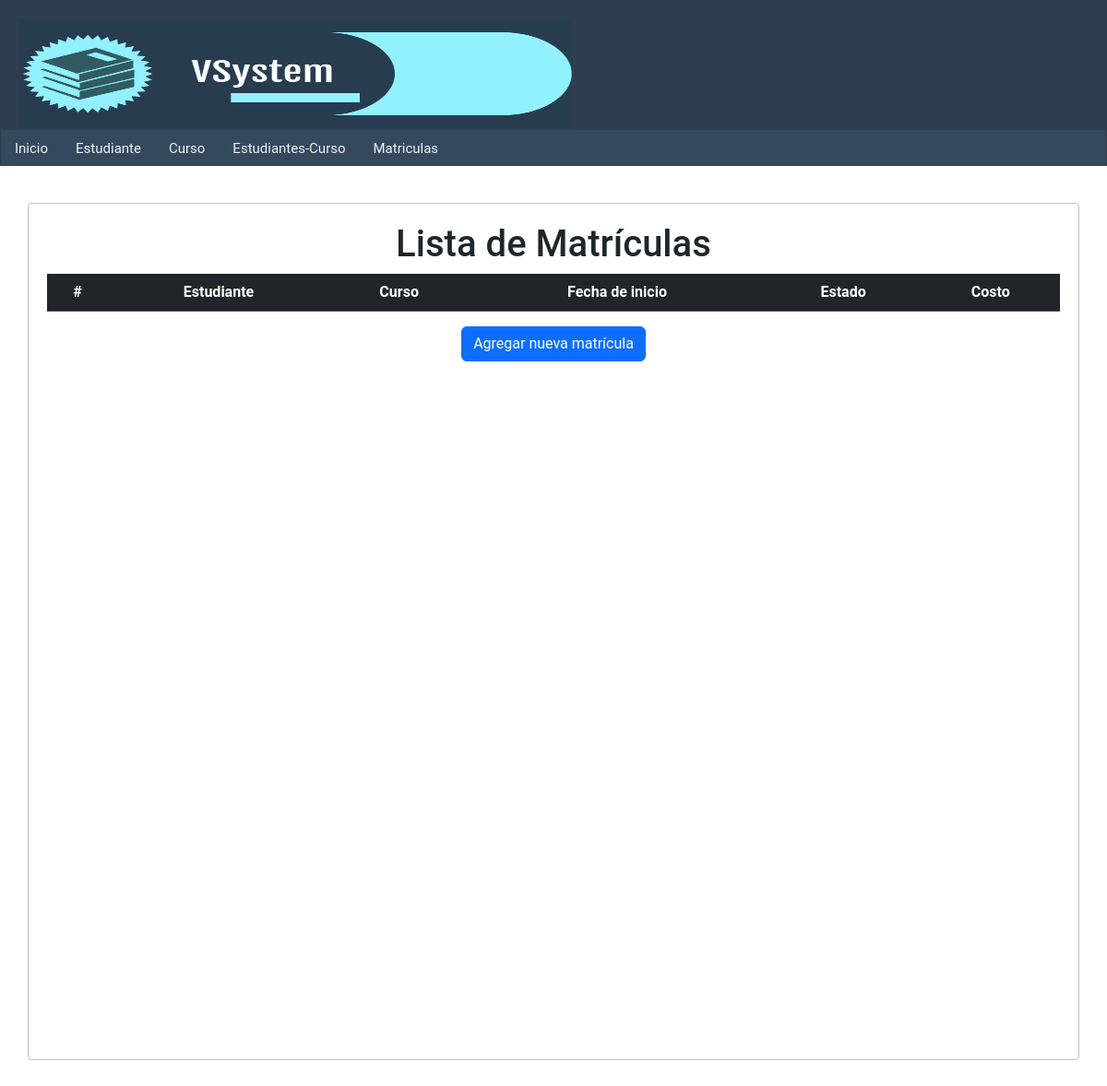
The page /matriculas/ on the database as committed earlier.
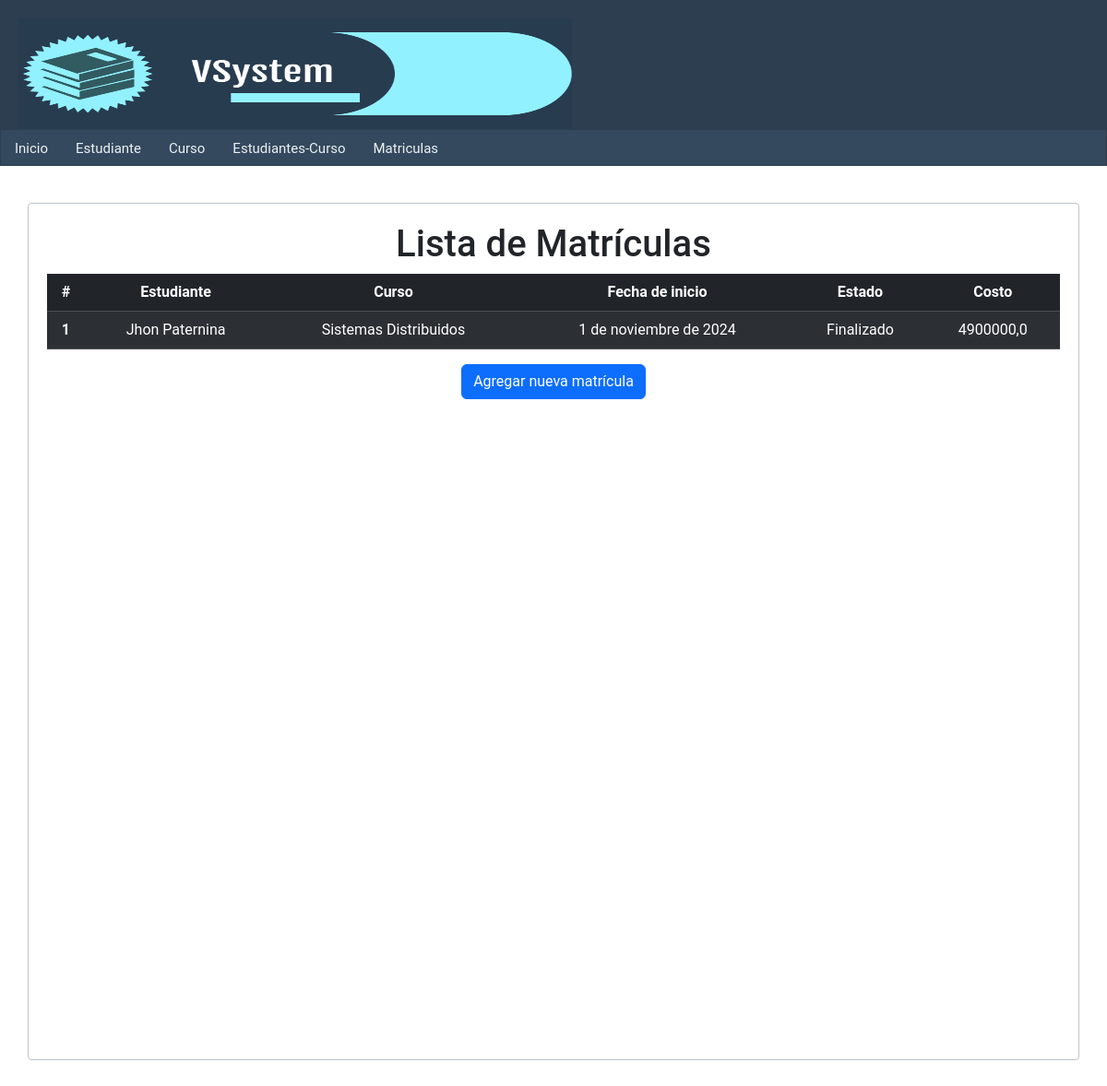
The same page on the database as committed later.
### matricula/models.py (models this page shows, shortened)
class Matricula(models.Model):
    estado = models.CharField(max_length=150)
    fecha_inicio = models.DateField()
    costo = models.DecimalField(max_digits=8, decimal_places=1)
    estudiante_curso = models.ForeignKey(EstudianteCurso, on_delete=models.SET_NULL, null=True)
    class Meta:
        db_table = 'Matriculas'  # Cambié a plural para seguir la convención

### estudiante_curso/models.py (models this page shows, shortened)
class EstudianteCurso(models.Model):
    estudiante = models.ForeignKey(Persona, on_delete=models.SET_NULL, null = True, related_name='cursos', limit_choices_to={'rol':'Estudiante'})
    curso = models.ForeignKey(curso, on_delete=models.SET_NULL, null= True)
    fechaInicio = models.DateField()
    fechaFinal = models.DateField()
    estado = models.CharField(max_length=100)
    notaFinal = models.DecimalField(max_digits=3, decimal_places=2)
    class Meta:
        db_table = 'Estudiantes_Cursos'

### persona/models.py (models this page shows, shortened)
class Persona(models.Model):
    nombre = models.CharField(max_length=100)
    apellidos = models.CharField(max_length=100)
    dni = models.CharField(max_length=10)
    telefono = models.CharField(max_length=10)
    email = models.EmailField()
    fecha_nacimiento = models.DateField()
    rol = models.CharField(max_length=20)
    create_at = models.DateTimeField(auto_now=True)
    class Meta:
        db_table = 'Persona'

### curso/models.py (models this page shows, shortened)
class curso(models.Model):
    nombre = models.CharField(max_length=100)
    capacidad_max = models.IntegerField()
    profesor = models.ForeignKey(Persona, on_delete=models.SET_NULL, null=True)
    estudiantes = models.ManyToManyField(Persona, related_name='cursos_estudiante', blank=True)
    class Meta:
        db_table = 'Curso'

### matricula/views.py (the view)
# urls.py: path('matriculas/', lista_matriculas, name='lista-matriculas'),
def lista_matriculas(request):
    matriculas = Matricula.objects.all()
    return render(request, 'lista_matricula.html', {
        'title': 'Lista de Matrículas',
        'matriculas': matriculas,
    })

### matricula/templates/lista_matricula.html
{% extends "index.html" %}
{% block content %}
    <h1>{{ title }}</h1>
    <table class="table table-dark table-striped">
        <thead>
            <tr>
                <th scope="col">#</th>
                <th scope="col">Estudiante</th>
                <th scope="col">Curso</th>
                <th scope="col">Fecha de inicio</th>
                <th scope="col">Estado</th>
                <th scope="col">Costo</th>
            </tr>
        </thead>
        <tbody>
            {% for matricula in matriculas %}
            <tr>
                <th scope="row">{{ forloop.counter }}</th>
                <td>{{ matricula.estudiante_curso.estudiante.nombre }} {{ matricula.estudiante_curso.estudiante.apellidos }}</td>
                <td>{{ matricula.estudiante_curso.curso.nombre }}</td>
                <td>{{ matricula.fecha_inicio }}</td>
                <td>
                    <span class="
                        {% if matricula.estado == 'Activo' %} estado-activo
                        {% elif matricula.estado == 'Suspendido' %} estado-suspendido
                        {% elif matricula.estado == 'Finalizado' %} estado-finalizado
                        {% endif %}
                    ">
                        {{ matricula.estado }}
                    </span>
                </td>
                <td>{{ matricula.costo }}</td>
            </tr>
            {% endfor %}
        </tbody>
    </table>
    <a href="{% url 'formulario_matricula' %}" class="btn btn-primary">Agregar nueva matrícula</a>
{% endblock %}

Rows that differ between the two databases and show on the page:
added Matricula: estudiante_curso.estudiante.nombre "Jhon", estudiante_curso.estudiante.apellidos "Paternina", estudiante_curso.curso.nombre "Sistemas Distribuidos", fecha_inicio "1 de noviembre de 2024", estado "Finalizado", costo "4900000,0"
